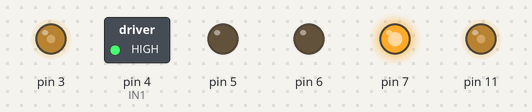
This sketch was run on a simulated Arduino Uno, built with avr-gcc and run on an emulated ATmega328P. On the bench: switched loads named in the sketch (green lamp = pin HIGH), output pins drawn as LEDs (lit = HIGH). At 0.0 s the program stops and its outputs stay as they are.

Above: at 0.1 s.
Timing chart, 0 to 1.5 s (numbered marks = the images above):
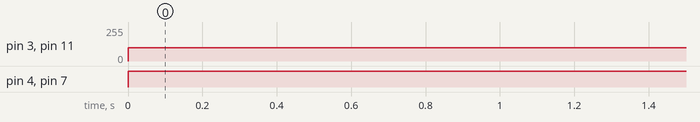

The sketch:

wheelSensorEasy.ino
```cpp
#include "Wheels.h"

#include "PinChangeInterrupt.h"

#define INTINPUT0 A0
#define INTINPUT1 A1
#define IN1 4
#define IN2 5

//1,2,A -lewo

//3,4,B - prawo
#define IN3 6
#define IN4 7

#define ENA 11
#define ENB 3
#define SPEED 60
#define BEEPER 13
Wheels w;
volatile int cnt0, cnt1;

void setup() {
  w.attach(IN1,IN2,ENA,IN4,IN3,ENB);
  w.setSpeed(100);

  Serial.begin(9600);

  pinMode(INTINPUT0, INPUT);
  pinMode(INTINPUT1, INPUT);

  cnt0=0;
  cnt1=0;

  w.goForward(1);

 attachPCINT(digitalPinToPCINT(INTINPUT0), increment, CHANGE);
 attachPCINT(digitalPinToPCINT(INTINPUT1), increment, CHANGE);
}

void loop() {
  Serial.print(w.cnt0);
  Serial.print(" ");
  Serial.println(w.cnt1);
  delay(250);
}

void increment() {
 if( (PINC & (1 << PC0)) )
 {
 cnt0++;
 w.cnt0++;
 }
 if( (PINC & (1 << PC1)) ){
 cnt1++;
 w.cnt1++;
 }
}
```

Wheels.cpp
```cpp
#include <Arduino.h>

#include "Wheels.h"

//
//#define SET_MOVEMENT(side,f,b) ( digitalWrite( side[0], f ) ); digitalWrite( side[1], b ) )

#define SET_MOVEMENT(side,f,b) digitalWrite( side[0], f);\
                               digitalWrite( side[1], b)
//#define HIGH 1
//#define LOW 0

//#define SET_MOVEMENT(s,f,b) delay(10);

Wheels::Wheels()
{
  this->cnt0 = 0;
  this->cnt1 = 0;
  }

void Wheels::attachRight(int pF, int pB, int pS)
{
    pinMode(pF, OUTPUT);
    pinMode(pB, OUTPUT);
    pinMode(pS, OUTPUT);
    this->pinsRight[0] = pF;
    this->pinsRight[1] = pB;
    this->pinsRight[2] = pS;
}


void Wheels::attachLeft(int pF, int pB, int pS)
{
    pinMode(pF, OUTPUT);
    pinMode(pB, OUTPUT);
    pinMode(pS, OUTPUT);
    this->pinsLeft[0] = pF;
    this->pinsLeft[1] = pB;
    this->pinsLeft[2] = pS;
}

void Wheels::setSpeedRight(uint8_t s)
{
    analogWrite(this->pinsRight[2], s);
}

void Wheels::setSpeedLeft(uint8_t s)
{
    analogWrite(this->pinsLeft[2], s);
}

void Wheels::setSpeed(uint8_t s)
{
    setSpeedLeft(s);
    setSpeedRight(s);
}

void Wheels::attach(int pRF, int pRB, int pRS, int pLF, int pLB, int pLS)
{
    this->attachRight(pRF, pRB, pRS);
    this->attachLeft(pLF, pLB, pLS);
}

void Wheels::forwardLeft()
{
    SET_MOVEMENT(pinsLeft, HIGH, LOW);
}

void Wheels::forwardRight()
{
    SET_MOVEMENT(pinsRight, HIGH, LOW);
}

void Wheels::backLeft()
{
    SET_MOVEMENT(pinsLeft, LOW, HIGH);
}

void Wheels::backRight()
{
    SET_MOVEMENT(pinsRight, LOW, HIGH);
}

void Wheels::forward()
{
    this->forwardLeft();
    this->forwardRight();
}

void Wheels::back()
{
    this->backLeft();
    this->backRight();
}

void Wheels::stopLeft()
{
    SET_MOVEMENT(pinsLeft, LOW, LOW);
}

void Wheels::stopRight()
{
    SET_MOVEMENT(pinsRight, LOW, LOW);
}

void Wheels::stop()
{
    this->stopLeft();
    this->stopRight();
}


void Wheels::goBack(int cm)
{
  int t = 4*cm;
  this->cnt0 = 0;
  this->cnt1 = 0;
  this->back();
  while((this->cnt0 +this->cnt1) <t) ;
  this->stop();
}

void Wheels::goForward(int cm){
  double t = cm/40;
  this->cnt0 = 0;
  this->cnt1 = 0;
  this->forward();
  while((this->cnt0 + this->cnt1)<1){

    };
  this->stop();

 }
```

Wheels.h
```cpp
#include <Arduino.h>


#ifndef Wheels_h
#define Wheels_h


class Wheels {
    public:
        Wheels();
        void attachRight(int pinForward, int pinBack, int pinSpeed);
        void attachLeft(int pinForward, int pinBack, int pinSpeed);
        void attach(int pinRightForward, int pinRightBack, int pinRightSpeed,
                    int pinLeftForward, int pinLeftBack, int pinLeftSpeed);
        void forward();
        void forwardLeft();
        void forwardRight();
        void back();
        void backLeft();
        void backRight();
        void stop();
        void stopLeft();
        void stopRight();
        void setSpeed(uint8_t);
        void setSpeedRight(uint8_t);
        void setSpeedLeft(uint8_t);
        void goForward(int cm);
        void goBack(int cm);
        volatile int cnt1,cnt0;


    private:

        int pinsRight[3];
        int pinsLeft[3];
};


#endif
```

Measured:
- by itself, pin 3, pin 11: 0/255 → 100/255 at 0.00 s
- by itself, pin 4 (IN1), pin 7: LOW → HIGH at 0.00 s
